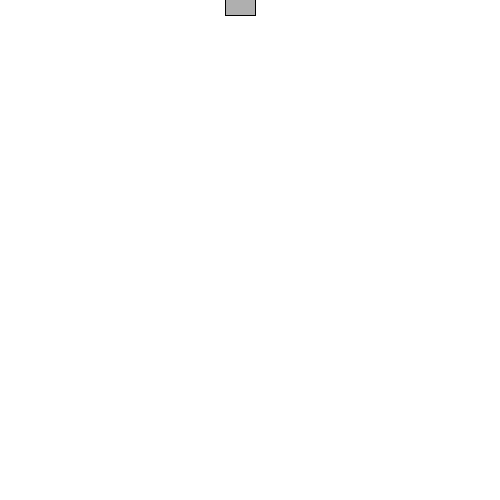
Frame 1 (no input)
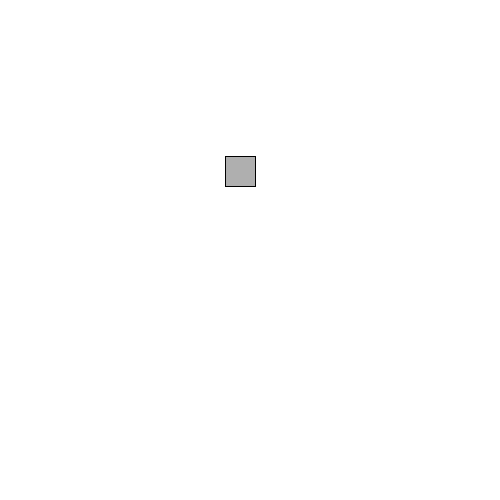
Frame 60 (the mouse pressed at the canvas centre just before this capture)
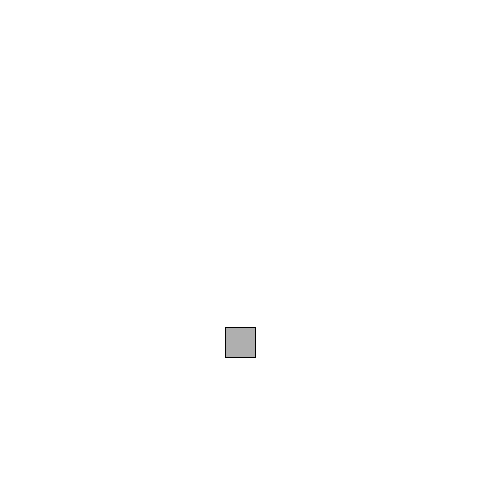
Frame 120 (the mouse held since frame 60 and released just before this capture)

The Processing sketch that drew these frames (run headless with seeded random() and noise(); from frame 60 on, the mouse is pressed at the canvas centre):

// Processing sketch: velocit__e_gravit__su_un_quadrato
// ── velocit__e_gravit__su_un_quadrato.pde
float x = 240;
float y = 0;
float speed = 0;
float gravity = 0.1;

void setup(){
   size(500, 500);
   frameRate(120);
}

void draw(){
   background(255);
   fill(175);
   stroke(0);
   rectMode(CENTER);
   rect(x,y,30,30);
   
   y += speed; // la y si aggiorna in base alla velocità 
   speed += gravity; // la velocità è uguale alla velocità più la velocità gravitazionale quindi aggiorna ad ogni fotogramma la velocità
   
   if(y > height){
      speed  = speed * -0.95;
      y = height;
   }
}
